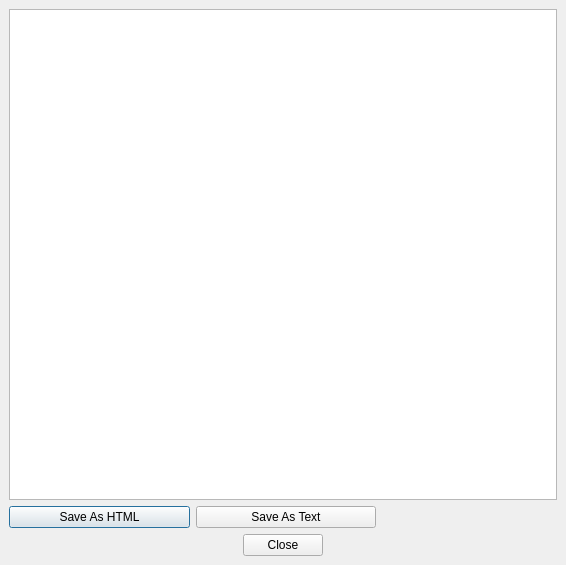
<ui version="4.0" >
 <class>B_ReportWindow</class>
 <widget class="QDialog" name="B_ReportWindow" >
  <property name="geometry" >
   <rect>
    <x>0</x>
    <y>0</y>
    <width>566</width>
    <height>565</height>
   </rect>
  </property>
  <property name="windowTitle" >
   <string>B_ReportWindow</string>
  </property>
  <layout class="QVBoxLayout" >
   <property name="margin" >
    <number>9</number>
   </property>
   <property name="spacing" >
    <number>6</number>
   </property>
   <item>
    <layout class="QVBoxLayout" >
     <property name="margin" >
      <number>0</number>
     </property>
     <property name="spacing" >
      <number>6</number>
     </property>
     <item>
      <widget class="QTextBrowser" name="ReportText" />
     </item>
     <item>
      <layout class="QHBoxLayout" >
       <property name="margin" >
        <number>0</number>
       </property>
       <property name="spacing" >
        <number>6</number>
       </property>
       <item>
        <widget class="QPushButton" name="PushButton1" >
         <property name="sizePolicy" >
          <sizepolicy>
           <hsizetype>3</hsizetype>
           <vsizetype>0</vsizetype>
           <horstretch>0</horstretch>
           <verstretch>0</verstretch>
          </sizepolicy>
         </property>
         <property name="text" >
          <string>Save As HTML</string>
         </property>
        </widget>
       </item>
       <item>
        <widget class="QPushButton" name="PushButton1_2" >
         <property name="sizePolicy" >
          <sizepolicy>
           <hsizetype>3</hsizetype>
           <vsizetype>0</vsizetype>
           <horstretch>0</horstretch>
           <verstretch>0</verstretch>
          </sizepolicy>
         </property>
         <property name="text" >
          <string>Save As Text</string>
         </property>
        </widget>
       </item>
       <item>
        <spacer>
         <property name="orientation" >
          <enum>Qt::Horizontal</enum>
         </property>
         <property name="sizeHint" >
          <size>
           <width>16</width>
           <height>20</height>
          </size>
         </property>
        </spacer>
       </item>
      </layout>
     </item>
     <item>
      <layout class="QHBoxLayout" >
       <property name="margin" >
        <number>0</number>
       </property>
       <property name="spacing" >
        <number>6</number>
       </property>
       <item>
        <spacer>
         <property name="orientation" >
          <enum>Qt::Horizontal</enum>
         </property>
         <property name="sizeHint" >
          <size>
           <width>40</width>
           <height>20</height>
          </size>
         </property>
        </spacer>
       </item>
       <item>
        <widget class="QPushButton" name="PushButton2" >
         <property name="text" >
          <string>Close</string>
         </property>
        </widget>
       </item>
       <item>
        <spacer>
         <property name="orientation" >
          <enum>Qt::Horizontal</enum>
         </property>
         <property name="sizeHint" >
          <size>
           <width>40</width>
           <height>20</height>
          </size>
         </property>
        </spacer>
       </item>
      </layout>
     </item>
    </layout>
   </item>
  </layout>
 </widget>
 <pixmapfunction>qPixmapFromMimeSource</pixmapfunction>
 <resources/>
 <connections/>
</ui>
